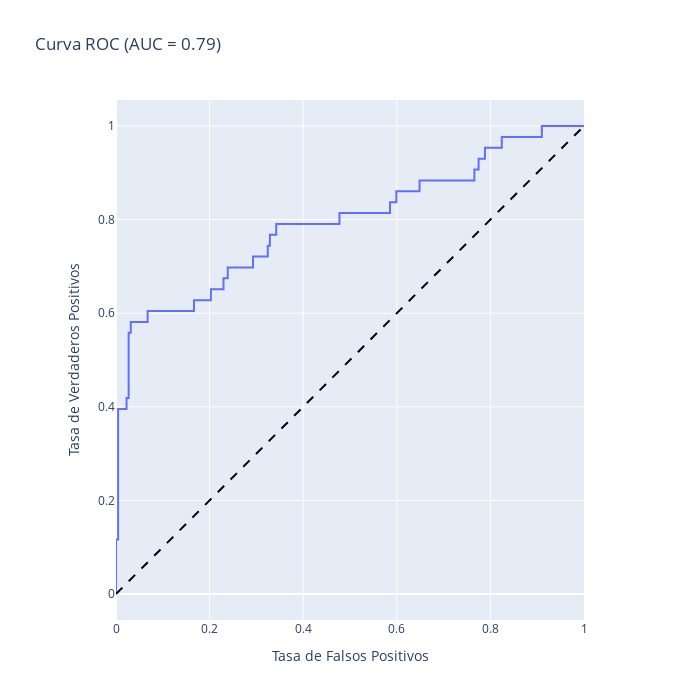

This figure's notebook cell:
### Code cell
fig, auc_roc = show_auc_roc(model_pipeline, X_test, y_test)
fig

### Figure 1 — Plotly figure (JSON) as saved in the notebook; plotly's stock layout.template omitted (floating-point values rounded to 4 significant figures)
{"data": [{"hovertemplate": "Tasa de Falsos Positivos=%{x}<br>Tasa de Verdaderos Positivos=%{y}<extra></extra>", "legendgroup": "", "line": {"color": "#636efa", "dash": "solid"}, "marker": {"symbol": "circle"}, "mode": "lines", "name": "", "orientation": "v", "showlegend": false, "type": "scatter", "x": [0.0, 0.0, 0.0, 0.004505, 0.004505, 0.02252, 0.02252, 0.02703, 0.02703, 0.03153, 0.03153, 0.06757, 0.06757, 0.1667, 0.1667, 0.2027, 0.2027, 0.2297, 0.2297, 0.2387, 0.2387, 0.2928, 0.2928, 0.3243, 0.3243, 0.3288, 0.3288, 0.3423, 0.3423, 0.4775, 0.4775, 0.5856, 0.5856, 0.5991, 0.5991, 0.6486, 0.6486, 0.7658, 0.7658, 0.7748, 0.7748, 0.7883, 0.7883, 0.8243, 0.8243, 0.9099, 0.9099, 1.0], "xaxis": "x", "y": [0.0, 0.02326, 0.1163, 0.1163, 0.3953, 0.3953, 0.4186, 0.4186, 0.5581, 0.5581, 0.5814, 0.5814, 0.6047, 0.6047, 0.6279, 0.6279, 0.6512, 0.6512, 0.6744, 0.6744, 0.6977, 0.6977, 0.7209, 0.7209, 0.7442, 0.7442, 0.7674, 0.7674, 0.7907, 0.7907, 0.814, 0.814, 0.8372, 0.8372, 0.8605, 0.8605, 0.8837, 0.8837, 0.907, 0.907, 0.9302, 0.9302, 0.9535, 0.9535, 0.9767, 0.9767, 1.0, 1.0], "yaxis": "y"}], "layout": {"height": 700, "legend": {"tracegroupgap": 0}, "shapes": [{"line": {"color": "black", "dash": "dash"}, "type": "line", "x0": 0, "x1": 1, "y0": 0, "y1": 1}], "title": {"text": "Curva ROC (AUC = 0.79)"}, "width": 700, "xaxis": {"anchor": "y", "constrain": "domain", "domain": [0, 1], "range": [0, 1], "title": {"text": "Tasa de Falsos Positivos"}}, "yaxis": {"anchor": "x", "domain": [0, 1], "scaleanchor": "x", "scaleratio": 1, "title": {"text": "Tasa de Verdaderos Positivos"}}}}
